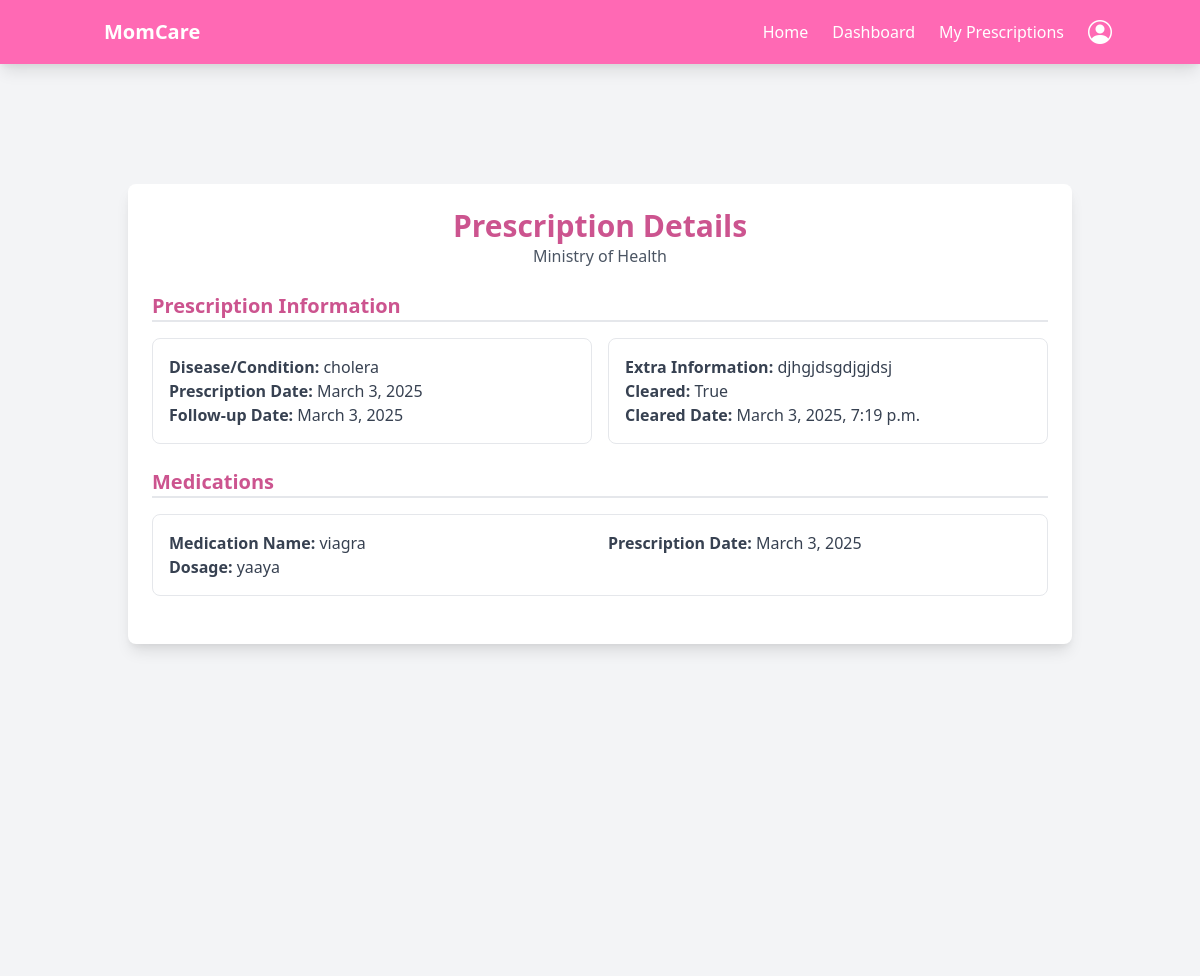
Page /antenental/prescription/2/ (signed in) on the earlier database version.
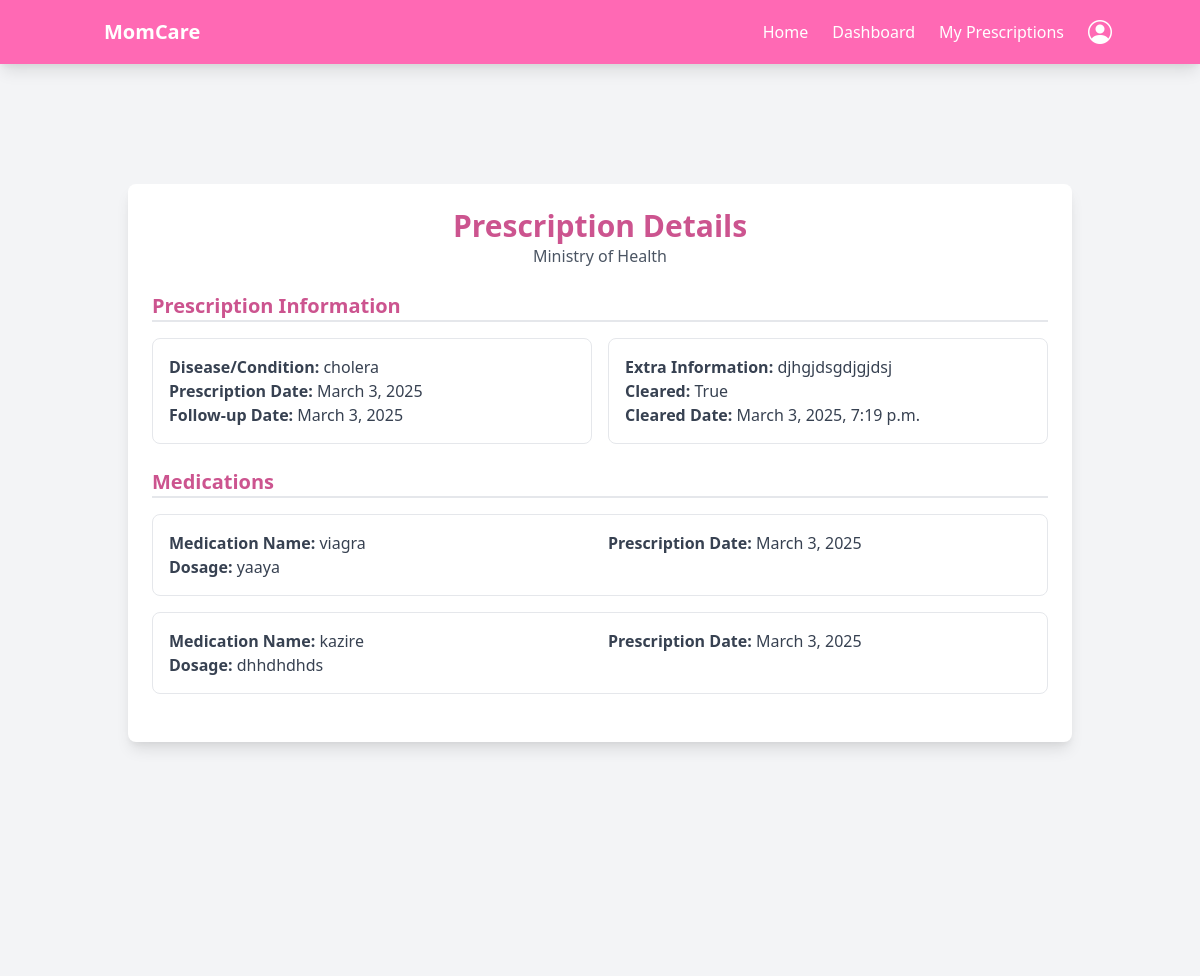
Same page on the later database version.
### antenental/models.py (models this page shows, shortened)
class Medication(models.Model):
    prescription = models.ForeignKey(Prescription, related_name='medications', on_delete=models.CASCADE)
    medication_name = models.CharField(max_length=255)  # Medication prescribed
    dosage = models.TextField()  # Dosage instructions
    prescription_date = models.DateField(default=now)  # Date the medication was prescribed

### antenental/views.py (the view)
# urls.py: path('prescription/<int:prescription_id>/', views.prescription_details, name='prescription_details'),
@login_required
@patient
def prescription_details(request, prescription_id):
    prescription = get_object_or_404(Prescription, id=prescription_id, patient=request.user)
    return render(request, 'antenatal/prescription_details.html', {'prescription': prescription})

### templates/antenatal/prescription_details.html
{% extends 'base.html' %}
{% load static %}
{% block content %}
<main class="mt-16 sm:mt-20 min-h-screen p-4 sm:p-6 bg-gray-100">
    <div class="container mx-auto">
        <div class="bg-white p-6 rounded-lg shadow-lg mb-6">
            <div class="text-center mb-6">
                <h2 class="text-2xl sm:text-3xl font-bold text-hotpink-dark">Prescription Details</h2>
                <p class="text-gray-600">Ministry of Health</p>
            </div>
            <div class="mb-6">
                <h3 class="text-xl font-semibold text-hotpink-dark mb-4 border-b-2 border-hotpink-dark">Prescription Information</h3>
                <div class="grid grid-cols-1 sm:grid-cols-2 gap-4">
                    <div class="p-4 border border-gray-200 rounded-lg">
                        <p class="text-gray-700"><strong>Disease/Condition:</strong> {{ prescription.disease_condition }}</p>
                        <p class="text-gray-700"><strong>Prescription Date:</strong> {{ prescription.prescription_date }}</p>
                        <p class="text-gray-700"><strong>Follow-up Date:</strong> {{ prescription.follow_up_date }}</p>
                    </div>
                    <div class="p-4 border border-gray-200 rounded-lg">
                        <p class="text-gray-700"><strong>Extra Information:</strong> {{ prescription.extra_information }}</p>
                        <p class="text-gray-700"><strong>Cleared:</strong> {{ prescription.cleared }}</p>
                        <p class="text-gray-700"><strong>Cleared Date:</strong> {{ prescription.cleared_date }}</p>
                    </div>
                </div>
            </div>
            <div class="mb-6">
                <h3 class="text-xl font-semibold text-hotpink-dark mb-4 border-b-2 border-hotpink-dark">Medications</h3>
                {% for medication in prescription.medications.all %}
                    <div class="p-4 border border-gray-200 rounded-lg mb-4">
                        <div class="grid grid-cols-1 sm:grid-cols-2 gap-4">
                            <div>
                                <p class="text-gray-700"><strong>Medication Name:</strong> {{ medication.medication_name }}</p>
                                <p class="text-gray-700"><strong>Dosage:</strong> {{ medication.dosage }}</p>
                            </div>
                            <div>
                                <p class="text-gray-700"><strong>Prescription Date:</strong> {{ medication.prescription_date }}</p>
                            </div>
                        </div>
                    </div>
                {% endfor %}
            </div>
        </div>
    </div>
</main>
{% endblock %}

Differences in the rows shown:
added Medication: medication_name "kazire", dosage "dhhdhdhds", prescription_date "March 3, 2025"
